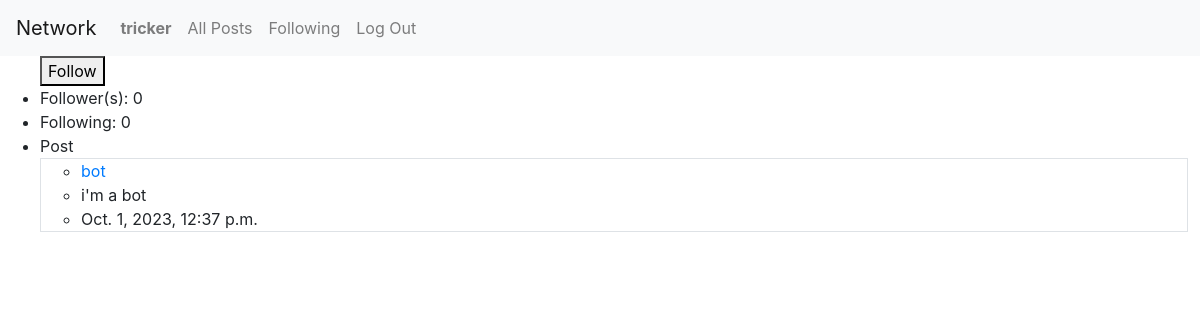
Page /profile/5 (signed in) on the committed database.
### network/models.py (models this page shows, shortened)
class User(AbstractUser):
    pass

class Post(models.Model):
    username = models.ForeignKey(User, on_delete=models.CASCADE, related_name="username_post")
    content = models.CharField(max_length=500)
    date = models.DateTimeField(auto_now_add=True)

### network/views.py (the view)
# urls.py: path("profile/<int:user_id>", views.profile, name="profile"),
def profile(request, user_id):
    user = User.objects.get(pk=user_id)
    num_followers = Follow.objects.filter(user_being_followed=user).count()
    num_following = Follow.objects.filter(follower=user).count()
    following = Follow.objects.filter(follower=request.user)   # get those follows which the curent user is following
    posts = Post.objects.filter(username=user)
    followable = False
    if not following.filter(user_being_followed=user).exists():    # check if the profile's user exist in those follows
        followable = True
    return render(request, "network/profile.html", {
        "user": user,
        "num_followers": num_followers,
        "num_following": num_following,
        "following": following,
        "posts": posts,
        "followable": followable
    })

### network/templates/network/profile.html (shortened to what this page needs)
{% extends "network/layout.html" %}
{% block body %}
<div>
    <ul>
        {% if request.user != user and followable %}
            <button>Follow</button>
        {% elif request.user != user and not followable %}
            <button>Unfollow</button>
        {% endif %}
        <li>Follower(s): {{ num_followers }}</li>
        <li>Following: {{ num_following }}</li>
        {% for post in posts %}
        <li>Post</li>
        <ul class="border">
            <li>
                <a href="{% url 'profile' user.id %}">{{ post.username }}</a>
            </li>
            <li>{{ post.content }}</li>
            <li>{{ post.date }}</li>
        </ul><br>
        {% endfor %}
    </ul>
</div>
{% endblock %}

### network/templates/network/layout.html (shortened to what this page needs)
{% load static %}
<!DOCTYPE html>
<html lang="en">
    <head>
        <link rel="stylesheet" href="https://stackpath.bootstrapcdn.com/bootstrap/4.4.1/css/bootstrap.min.css">
        <link href="{% static 'network/styles.css' %}" rel="stylesheet">
    </head>
    <body>
        <nav class="navbar navbar-expand-lg navbar-light bg-light">
            <a class="navbar-brand" href="#">Network</a>
            <div>
              <ul class="navbar-nav mr-auto">
                {% if user.is_authenticated %}
                    <li class="nav-item">
                        {% if user == request.user %}
                            <a class="nav-link" href="{% url 'profile' user.id %}"><strong>{{ user.username }}</strong></a>
                        {% else %}
                            <a class="nav-link" href="{% url 'profile' request.user.id %}"><strong>{{ request.user.username }}</strong></a>
                        {% endif %}
                    </li>
                {% endif %}
                <li class="nav-item">
                  <a class="nav-link" href="{% url 'index' %}">All Posts</a>
                </li>
                {% if user.is_authenticated %}
                    <li class="nav-item">
                        <a class="nav-link" href="{% url 'following' %}">Following</a>
                    </li>
                    <li class="nav-item">
                        <a class="nav-link" href="{% url 'logout' %}">Log Out</a>
                    </li>
                {% endif %}
              </ul>
            </div>
          </nav>
        <div class="body">
            {% block body %}
            {% endblock %}
        </div>
    </body>
</html>

### network/templates/network/profile.html (style rules this page uses)
.border { margin-right: 1%; }

### rows in the picture
User: user.username "tricker"
Post: username "bot", content "i'm a bot", date "Oct. 1, 2023, 12:37 p.m."

### other values in the picture
{{ num_followers }} "0"
{{ num_following }} "0"
